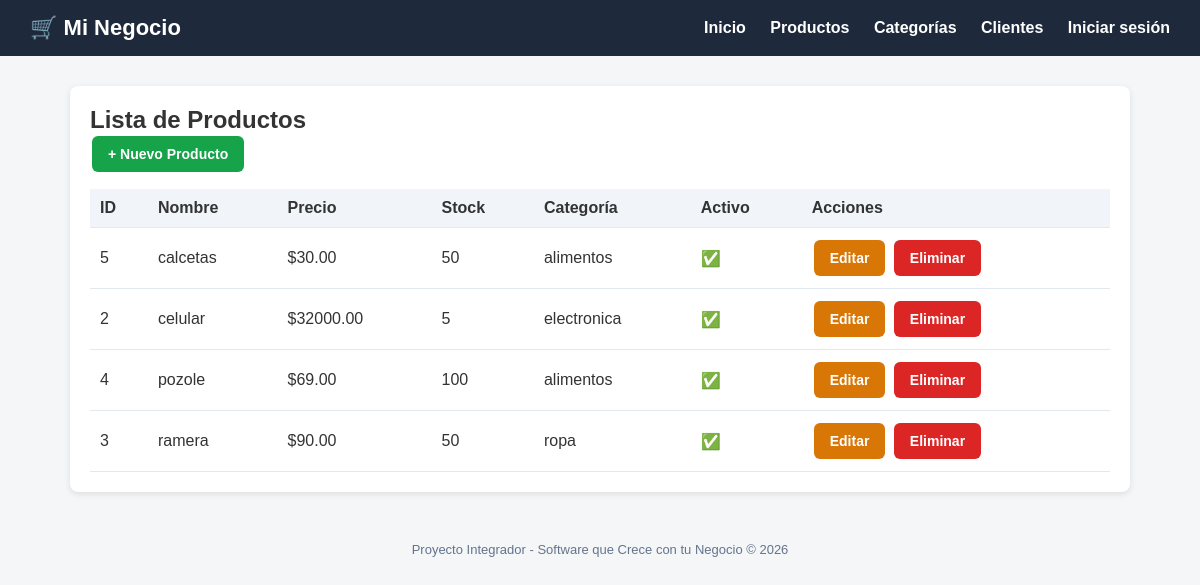
/productos/, run on the app's committed database.
### tienda/models.py (models this page shows, shortened)
class Producto(models.Model):
    nombre = models.CharField(max_length=200)
    descripcion = models.TextField(blank=True, null=True)
    precio = models.DecimalField(max_digits=10, decimal_places=2)
    stock = models.IntegerField(default=0)
    categoria = models.ForeignKey(Categoria, on_delete=models.CASCADE)
    fecha_creacion = models.DateTimeField(auto_now_add=True)
    activo = models.BooleanField(default=True)
    class Meta:
        verbose_name = "Producto"
        verbose_name_plural = "Productos"
        ordering = ['nombre']

class Categoria(models.Model):
    nombre = models.CharField(max_length=100)
    descripcion = models.TextField(blank=True, null=True)
    class Meta:
        verbose_name = "Categoria"
        verbose_name_plural = "Categorías"

### tienda/views.py (the view)
# urls.py: path('productos/', views.lista_productos, name='lista_productos'),
def lista_productos(request):
    productos = Producto.objects.all()
    return render(request, 'tienda/productos/lista.html', {'productos': productos})

### tienda/templates/tienda/productos/lista.html (shortened to what this page needs)
{% extends 'base.html' %}
{% block content %}
<div class="card">
    <h2>Lista de Productos</h2>
    <a href="{% url 'crear_producto' %}" class="btn btn-success">+ Nuevo Producto</a>
    <table>
        <thead>
            <tr><th>ID</th><th>Nombre</th><th>Precio</th><th>Stock</th><th>Categoría</th><th>Activo</th><th>Acciones</th></tr>
        </thead>
        <tbody>
            {% for producto in productos %}
            <tr>
                <td>{{ producto.id }}</td>
                <td>{{ producto.nombre }}</td>
                <td>${{ producto.precio }}</td>
                <td>{{ producto.stock }}</td>
                <td>{{ producto.categoria.nombre }}</td>
                <td>{% if producto.activo %}✅{% else %}❌{% endif %}</td>
                <td>
                    <a href="{% url 'editar_producto' producto.pk %}" class="btn btn-warning">Editar</a>
                    <a href="{% url 'eliminar_producto' producto.pk %}" class="btn btn-danger">Eliminar</a>
                </td>
            </tr>
            {% empty %}
            <tr><td colspan="7">No hay productos registrados.</td></tr>
            {% endfor %}
        </tbody>
    </table>
</div>
{% endblock %}

### templates/base.html (style rules this page uses)
* { margin: 0; padding: 0; box-sizing: border-box; }
body { font-family: Arial, sans-serif; background: #f4f6f8; color: #333; }
.card { background: #fff; border-radius: 8px; padding: 20px; box-shadow: 0 2px 6px rgba(0,0,0,0.1); margin-bottom: 20px; }
.btn { display: inline-block; padding: 10px 16px; border-radius: 6px; text-decoration: none; color: #fff; font-weight: bold; border: none; cursor: pointer; font-size: 14px; margin: 2px; }
.btn-success { background: #16a34a; }
.btn-danger { background: #dc2626; }
.btn-warning { background: #d97706; }
table { width: 100%; border-collapse: collapse; margin-top: 15px; }
th, td { padding: 10px; text-align: left; border-bottom: 1px solid #e2e8f0; }
th { background: #f1f5f9; }

### data on the page
Producto: id "5", nombre "calcetas", precio "30.00", stock "50", categoria.nombre "alimentos"
Producto: id "2", nombre "celular", precio "32000.00", stock "5", categoria.nombre "electronica"
Producto: id "4", nombre "pozole", precio "69.00", stock "100", categoria.nombre "alimentos"
Producto: id "3", nombre "ramera", precio "90.00", stock "50", categoria.nombre "ropa"
